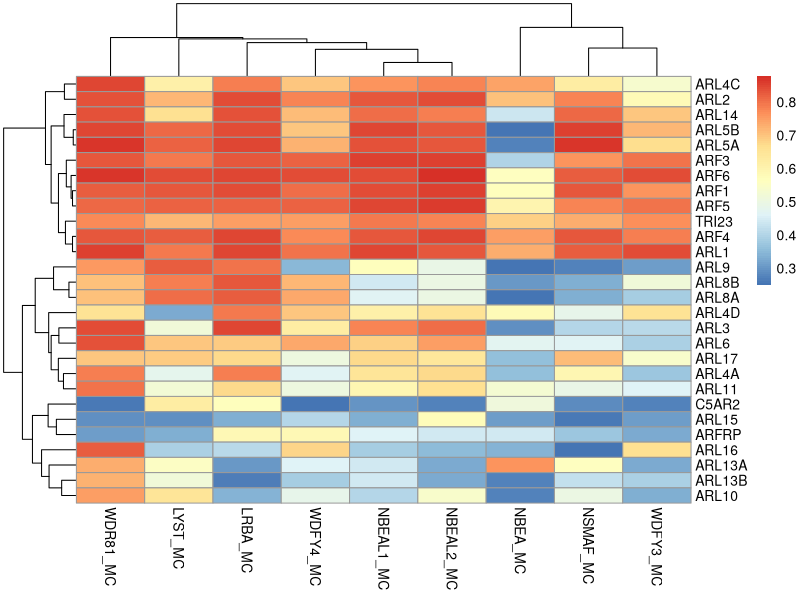
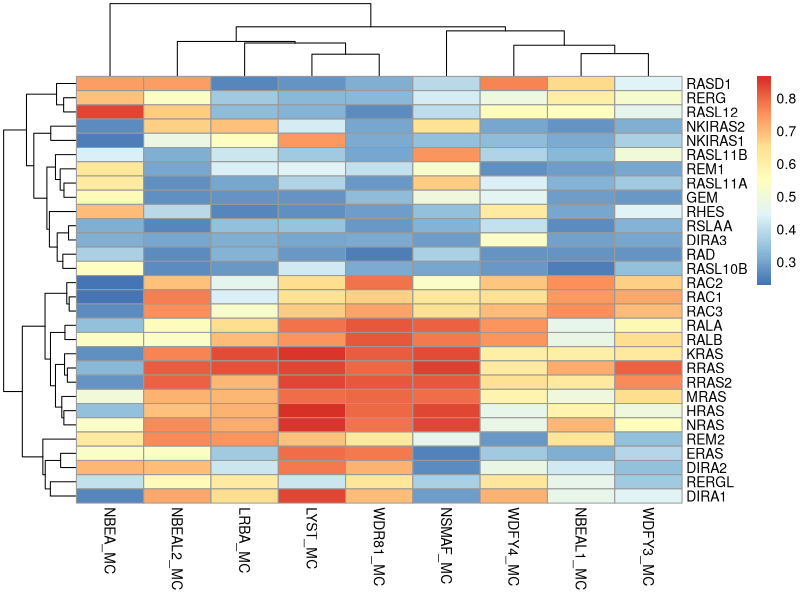
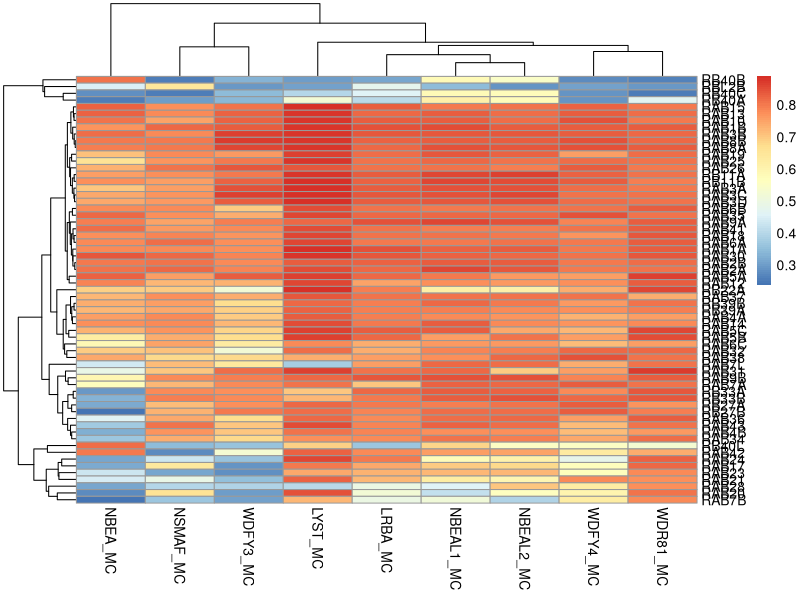
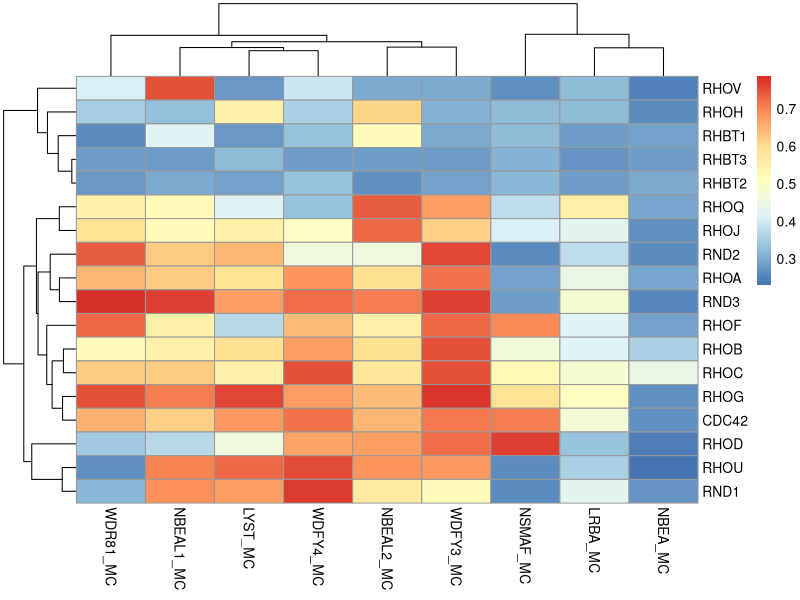
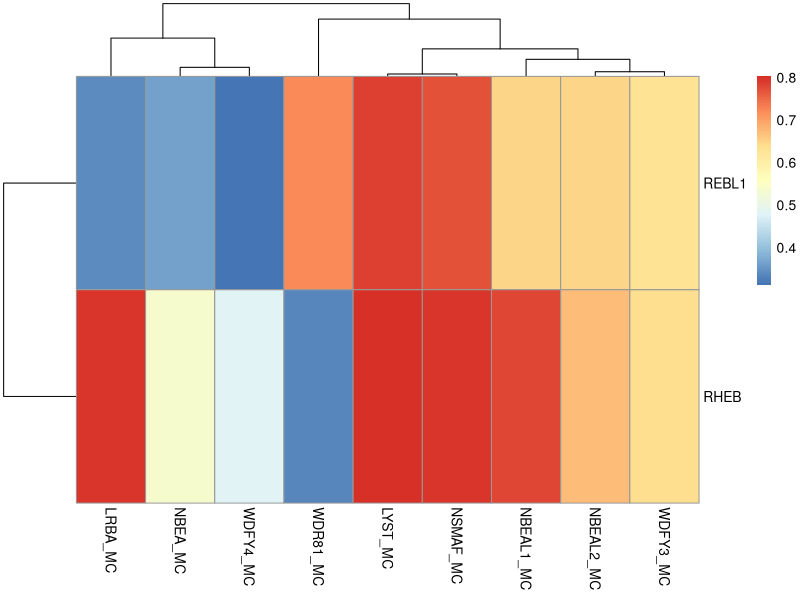
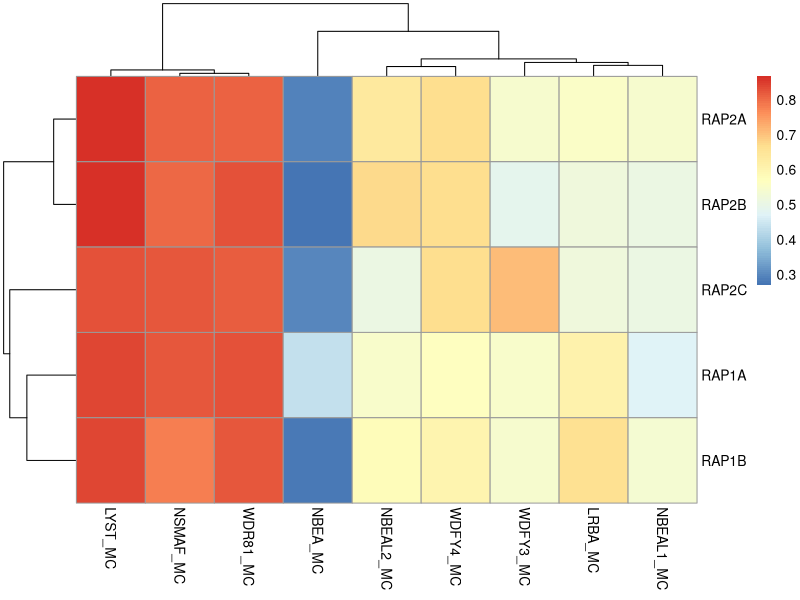
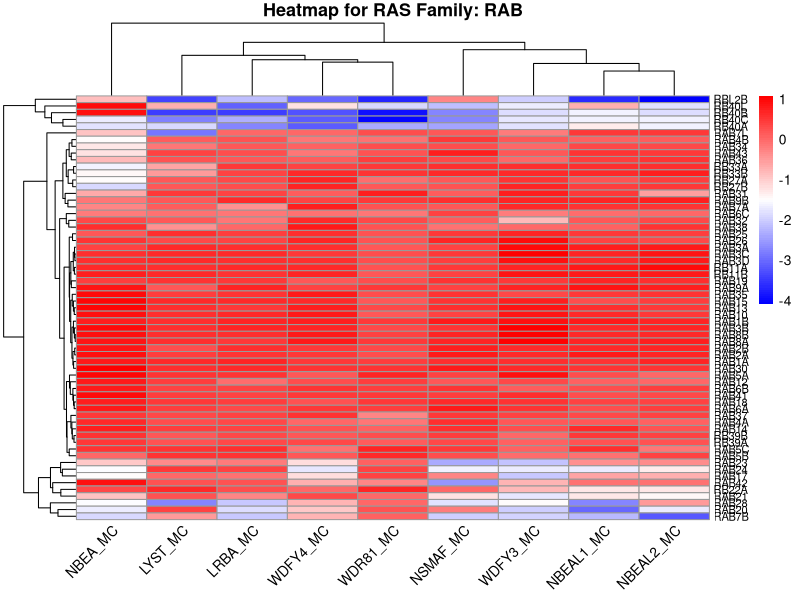

Reproduce these figures in R, in order.
# Load necessary libraries
library(tidyverse)
library(pheatmap)

# Load data
data <- readxl::read_excel("Data/BEACHxRAS.xlsx", sheet = "Sheet1") %>% as_tibble()
RAS_Family <- unique(data$`RAS Family`)

# Get unique RAS Family members
ras_families <- unique(data$`RAS Family`)

# Create a directory to save the heatmaps
dir.create("RAS_Family_Heatmaps", showWarnings = FALSE)

# Create heatmaps for each RAS Family
for (family in RAS_Family) {
  family_data <- data %>%
    filter(`RAS Family` == family) %>%
    select(RAS, LRBA_MC:WDR81_MC) %>%
    drop_na()
  
  heatmap_matrix <- as.matrix(family_data[,-1])
  rownames(heatmap_matrix) <- family_data$RAS
  
  # Save heatmap
  png(paste0("RAS_Family_Heatmaps/", family, "_heatmap.png"), width = 2000, height = 1800, res = 300)
  pheatmap(heatmap_matrix, cluster_rows = TRUE, cluster_cols = TRUE)
  dev.off()
}

# RAB-specific heatmap
# Subset data for the RAB family
rab_data <- data %>%
  filter(`RAS Family` == "RAB") %>%
  as.data.frame()

# Use the "RAS" column as rownames for labeling
rownames(rab_data) <- rab_data$RAS

# Select only numeric columns for the heatmap matrix
rab_matrix <- as.matrix(rab_data %>% select(where(is.numeric)))

# Standardize the data
scaled_rab_matrix <- scale(rab_matrix)

# Generate the heatmap with increased height and adjusted font size
png("RAS_Family_Heatmaps/RAB_heatmap.png", width = 2000, height = 3000, res = 300)
pheatmap(
  mat = scaled_rab_matrix,
  cluster_rows = TRUE,
  cluster_cols = TRUE,
  color = colorRampPalette(c("blue", "white", "red"))(100),
  main = "Heatmap for RAS Family: RAB",
  fontsize_row = 8,  
  fontsize_col = 10,  
  angle_col = 45      
)
dev.off()  # Close the PNG device